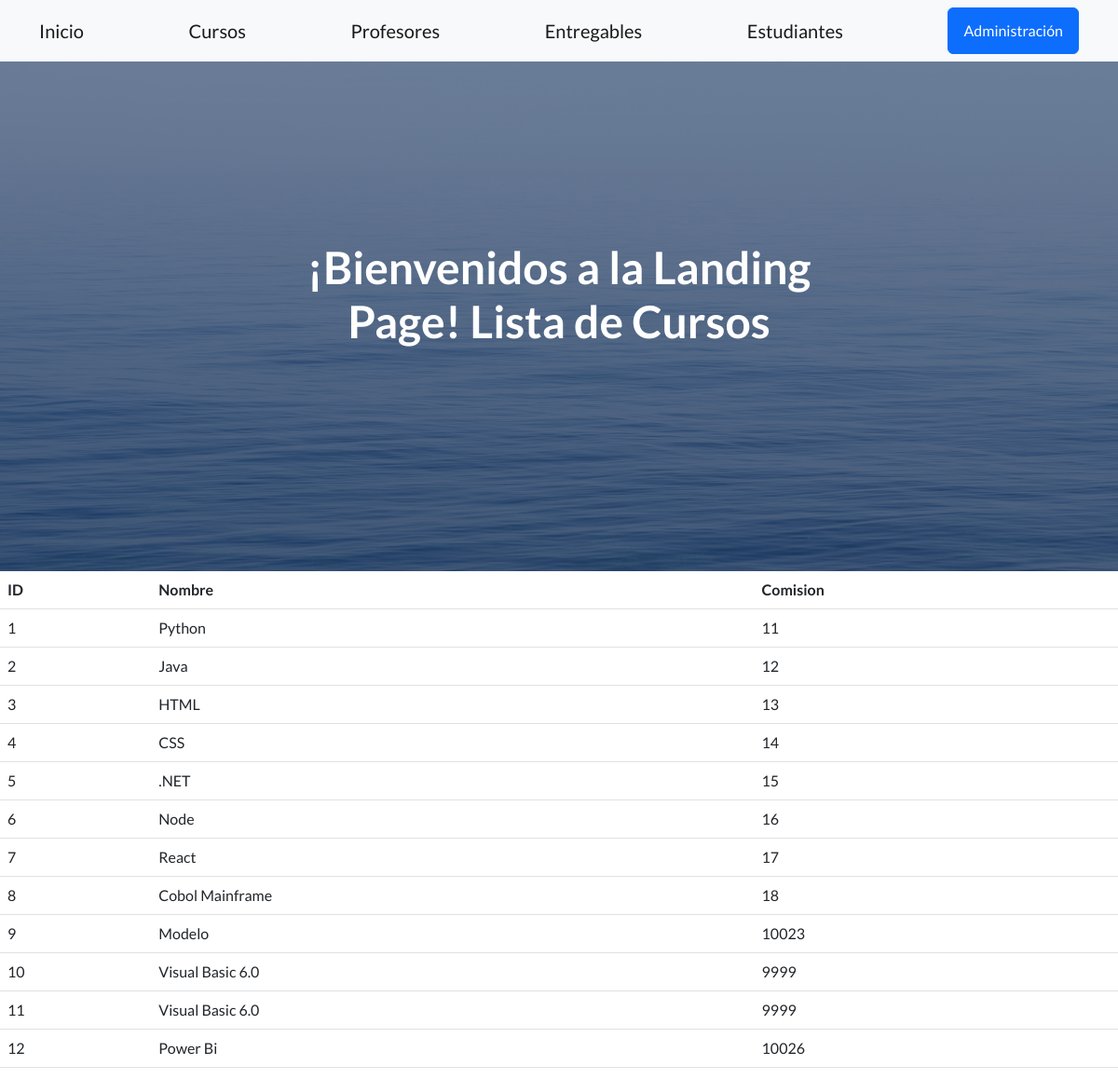
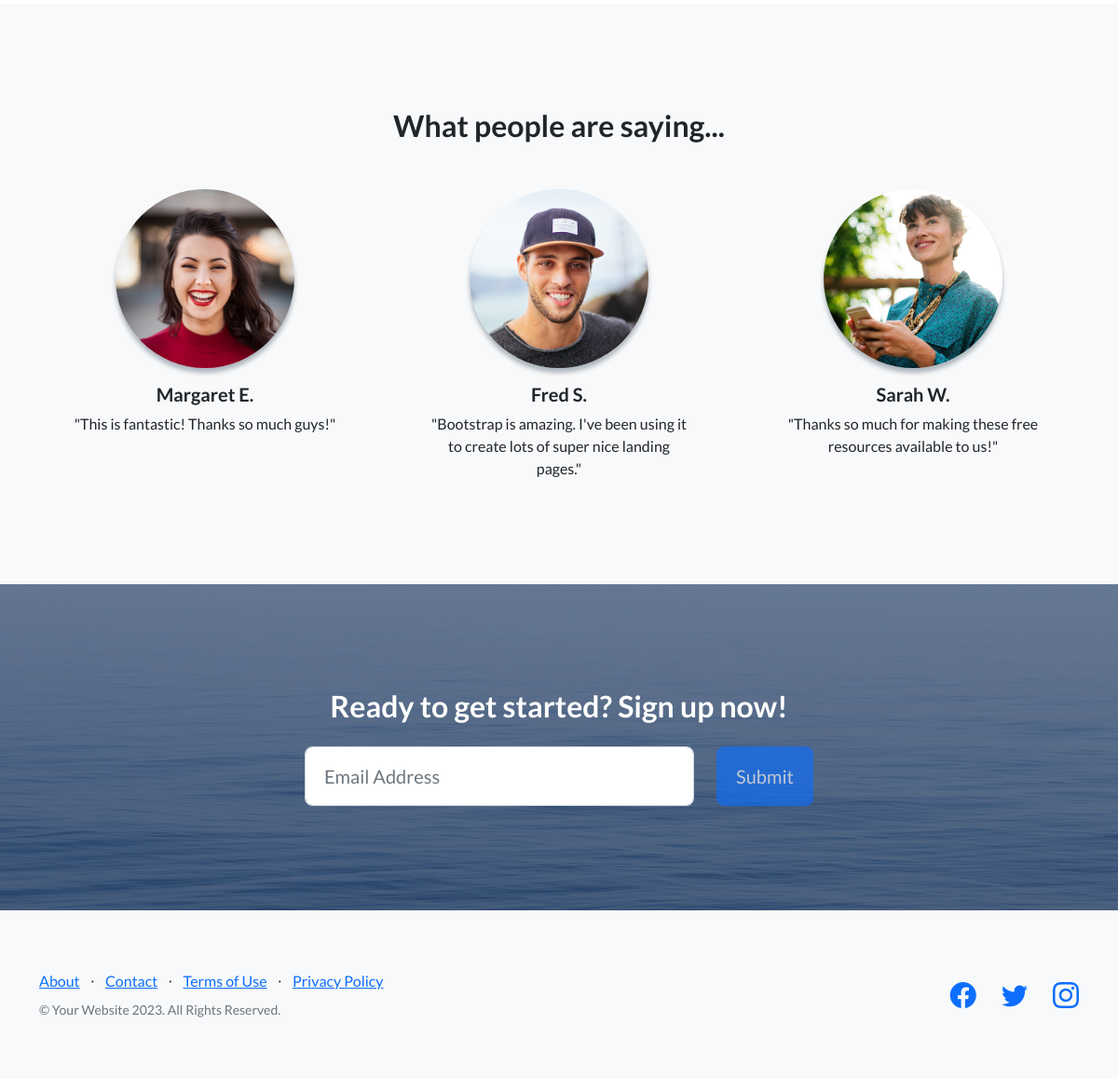
Page /aplicacion/cursos/ on the committed database (2 pictures, top to bottom).
### aplicacion/models.py (models this page shows, shortened)
class Curso(models.Model):
    nombre = models.CharField(max_length=50)
    comision = models.IntegerField(null=False, blank=False)

### aplicacion/views.py (the view)
# urls.py: path('cursos/',cursos,name="cursos"),
def cursos(request):
    ctx={"cursos": Curso.objects.all()}
    return render(request,"aplicacion/cursos.html",ctx)

### aplicacion/templates/aplicacion/cursos.html (shortened to what this page needs)
{% extends 'aplicacion/base.html' %}
{% load static %}
{% block cabecera %}
    Lista de Cursos
{% endblock cabecera %}
{% block contenido %}
<table class="table">
    <thead>
        <tr>
            <th>ID</th>
            <th>Nombre</th>
            <th>Comision</th>
        </tr>
    </thead>
    <tbody>
    {% for curso in cursos %}
    <tr>
        <td>{{curso.id}}</td>
        <td>{{curso.nombre}}</td>
        <td>{{curso.comision}}</td>
    </tr>
    {% endfor %}
    </tbody>
</table>
{% endblock contenido %}

### aplicacion/templates/aplicacion/base.html (shortened to what this page needs)
<!DOCTYPE html>
<html lang="en">
    <head>
        {% load static %}
        <link href="https://cdn.jsdelivr.net/npm/bootstrap-icons@1.5.0/font/bootstrap-icons.css" rel="stylesheet" type="text/css" />
        <link href="{% static 'aplicacion/css/styles.css' %}" rel="stylesheet" />
    </head>
    <body>
        <nav class="navbar navbar-light bg-light static-top">
            <div class="container">
                <a class="navbar-brand" href="#!">Inicio</a>
                <a class="navbar-brand" href="{% url 'cursos' %}">Cursos</a>
                <a class="navbar-brand" href="{% url 'profesores' %}">Profesores</a>
                <a class="navbar-brand" href="{% url 'entregables' %}">Entregables</a>
                <a class="navbar-brand" href="{% url 'estudiantes' %}">Estudiantes</a>
                <a class="btn btn-primary" href="{% url 'admin:index' %}">Administración</a>
            </div>
        </nav>
        <header class="masthead">
            <div class="container position-relative">
                <div class="row justify-content-center">
                    <div class="col-xl-6">
                        <div class="text-center text-white">
                            <h1 class="mb-5">
                                ¡Bienvenidos a la Landing Page!
                                {% block cabecera %}{% endblock cabecera %}
                            </h1>
                        </div>
                    </div>
                </div>
            </div>
        </header>
        {% block contenido %}{% endblock contenido %}
        <section class="testimonials text-center bg-light">
            <div class="container">
                <h2 class="mb-5">What people are saying...</h2>
                <div class="row">
                    <div class="col-lg-4">
                        <div class="testimonial-item mx-auto mb-5 mb-lg-0">
                            <img class="img-fluid rounded-circle mb-3" src="{% static 'aplicacion/assets/img/testimonials-1.jpg' %}" alt="..." />
                            <h5>Margaret E.</h5>
                            <p class="font-weight-light mb-0">"This is fantastic! Thanks so much guys!"</p>
                        </div>
                    </div>
                    <div class="col-lg-4">
                        <div class="testimonial-item mx-auto mb-5 mb-lg-0">
                            <img class="img-fluid rounded-circle mb-3" src="{% static 'aplicacion/assets/img/testimonials-2.jpg' %}" alt="..." />
                            <h5>Fred S.</h5>
                            <p class="font-weight-light mb-0">"Bootstrap is amazing. I've been using it to create lots of super nice landing pages."</p>
                        </div>
                    </div>
                    <div class="col-lg-4">
                        <div class="testimonial-item mx-auto mb-5 mb-lg-0">
                            <img class="img-fluid rounded-circle mb-3" src="{% static 'aplicacion/assets/img/testimonials-3.jpg' %}" alt="..." />
                            <h5>Sarah W.</h5>
                            <p class="font-weight-light mb-0">"Thanks so much for making these free resources available to us!"</p>
                        </div>
                    </div>
                </div>
            </div>
        </section>
        <section class="call-to-action text-white text-center" id="signup">
            <div class="container position-relative">
                <div class="row justify-content-center">
                    <div class="col-xl-6">
                        <h2 class="mb-4">Ready to get started? Sign up now!</h2>
                        <form class="form-subscribe" id="contactFormFooter" data-sb-form-api-token="API_TOKEN">
                            <div class="row">
                                <div class="col">
                                    <input class="form-control form-control-lg" id="emailAddressBelow" type="email" placeholder="Email Address" data-sb-validations="required,email" />
                                </div>
                                <div class="col-auto"><button class="btn btn-primary btn-lg disabled" id="submitButton" type="submit">Submit</button></div>
                            </div>
                        </form>
                    </div>
                </div>
            </div>
        </section>
        <footer class="footer bg-light">
            <div class="container">
                <div class="row">
                    <div class="col-lg-6 h-100 text-center text-lg-start my-auto">
                        <ul class="list-inline mb-2">
                            <li class="list-inline-item"><a href="#!">About</a></li>
                            <li class="list-inline-item">⋅</li>
                            <li class="list-inline-item"><a href="#!">Contact</a></li>
                            <li class="list-inline-item">⋅</li>
                            <li class="list-inline-item"><a href="#!">Terms of Use</a></li>
                            <li class="list-inline-item">⋅</li>
                            <li class="list-inline-item"><a href="#!">Privacy Policy</a></li>
                        </ul>
                        <p class="text-muted small mb-4 mb-lg-0">&copy; Your Website 2023. All Rights Reserved.</p>
                    </div>
                    <div class="col-lg-6 h-100 text-center text-lg-end my-auto">
                        <ul class="list-inline mb-0">
                            <li class="list-inline-item me-4">
                                <a href="#!"><i class="bi-facebook fs-3"></i></a>
                            </li>
                            <li class="list-inline-item me-4">
                                <a href="#!"><i class="bi-twitter fs-3"></i></a>
                            </li>
                            <li class="list-inline-item">
                                <a href="#!"><i class="bi-instagram fs-3"></i></a>
                            </li>
                        </ul>
                    </div>
                </div>
            </div>
        </footer>
    </body>
</html>

### rows in the picture
Curso: id "1", nombre "Python", comision "11"
Curso: id "2", nombre "Java", comision "12"
Curso: id "3", nombre "HTML", comision "13"
Curso: id "4", nombre "CSS", comision "14"
Curso: id "5", nombre ".NET", comision "15"
Curso: id "6", nombre "Node", comision "16"
Curso: id "7", nombre "React", comision "17"
Curso: id "8", nombre "Cobol Mainframe", comision "18"
Curso: id "9", nombre "Modelo", comision "10023"
Curso: id "10", nombre "Visual Basic 6.0", comision "9999"
Curso: id "11", nombre "Visual Basic 6.0", comision "9999"
Curso: id "12", nombre "Power Bi", comision "10026"
